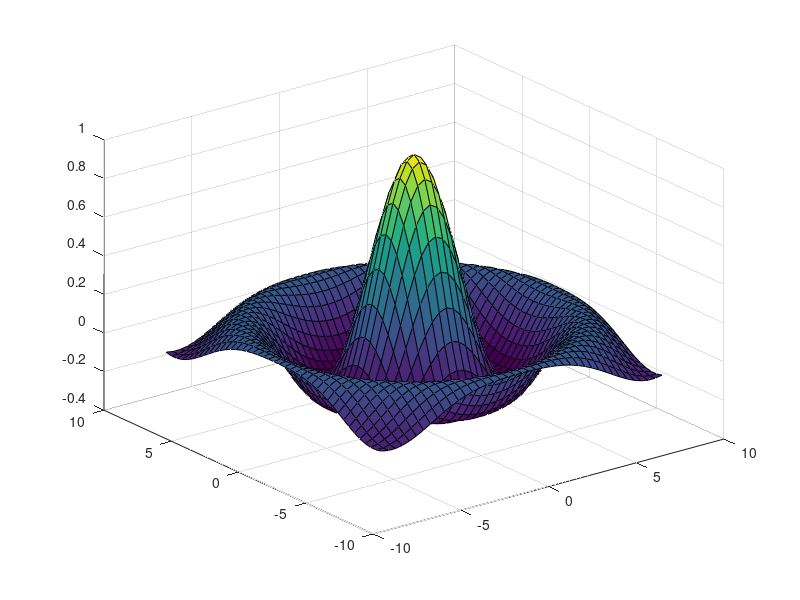

The MATLAB source for this figure: (Note: this script raises an error after producing the figure.)
figure ("visible", "off");
sombrero;
gl_print ("sombrero.svg")'
gl_print ("sombrero.png")'

plot (sin (0:0.1:2*pi));
gl_print (gcf, "sin_simple.svg", true)
gl_print (gcf, "sin_simple.png", true)

## check size of generated files
assert (stat ("sombrero.svg").size, 2692270, -0.1)
assert (stat ("sombrero.png").size, 58686, -0.1)
assert (stat ("sin_simple.svg").size, 7438, -0.1)
assert (stat ("sin_simple.png").size, 9378, -0.1)
